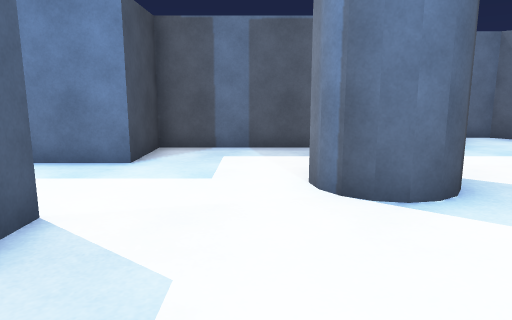
[1] (above)

24 first-person views from a walk through a 3-D level made in the Unity game engine. The camera is 1.2 m above the floor, tilts 10° down and sees 70° across. The floor is counted in squares, 1 m on a side. Each view is taken from the middle of a square. On the plan, view 1 faces up. The plan holds only what a view shows up to about 15 squares ahead; the rest is blank. The player is left out.

[2]
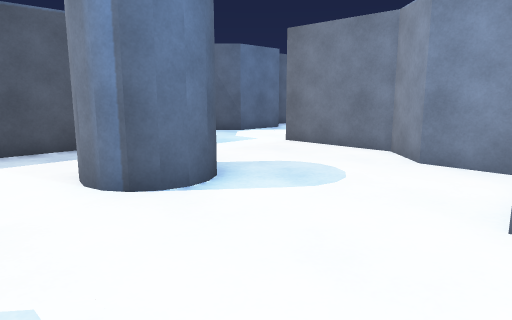

[3]
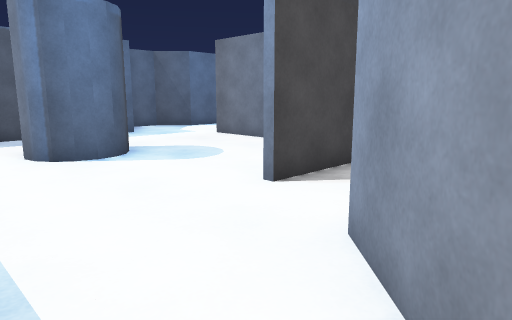

[4]
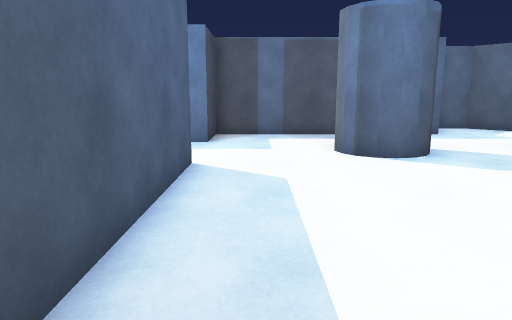

[5]
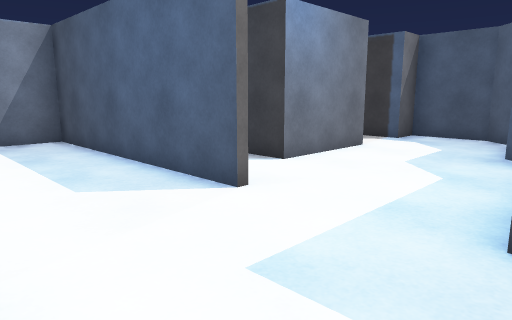

[6]
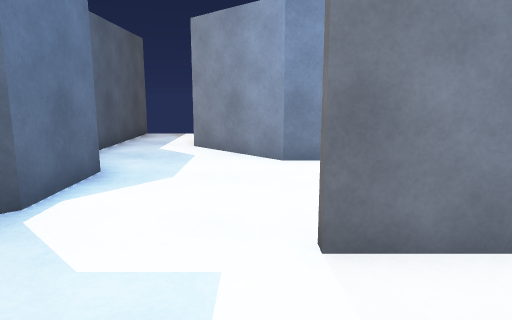

[7]
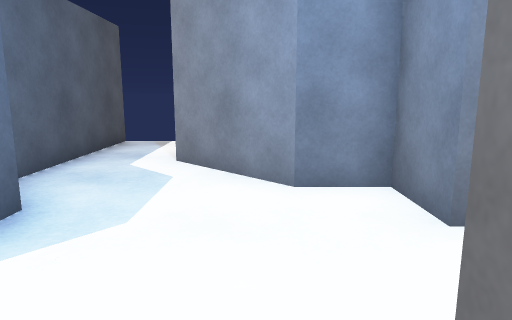

[8]
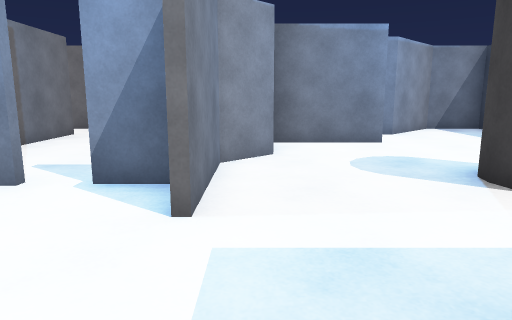

[9]
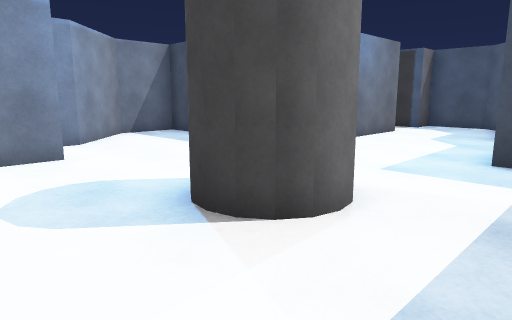

[10]
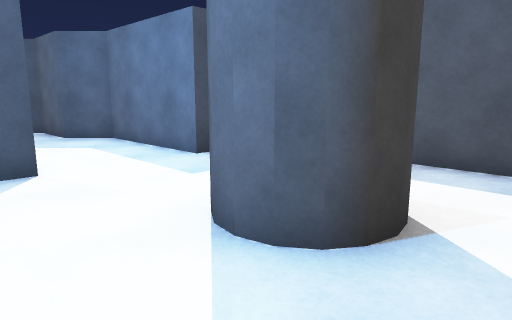

[11]
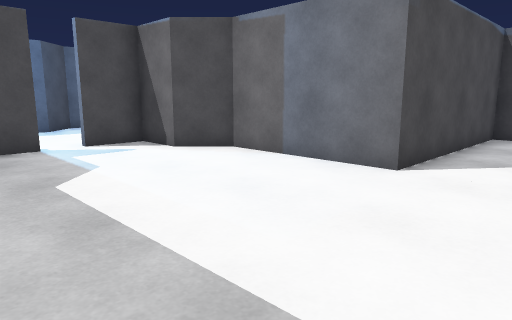

[12]
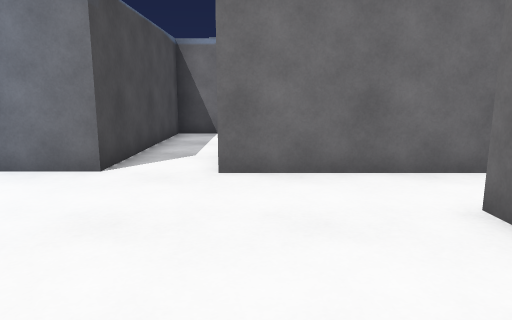

[13]
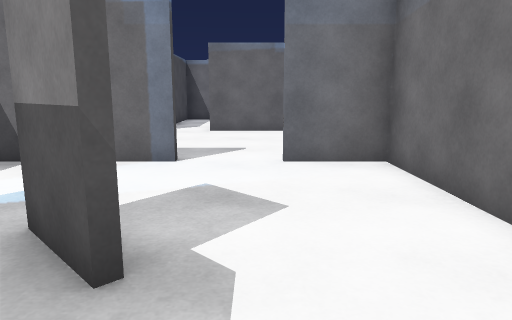

[14]
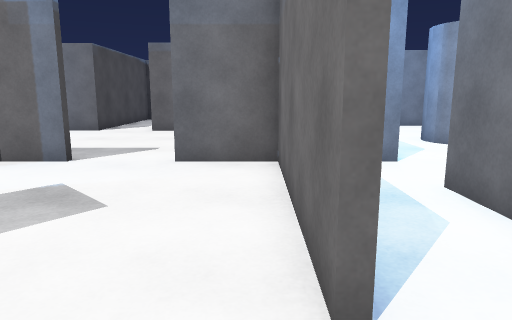

[15]
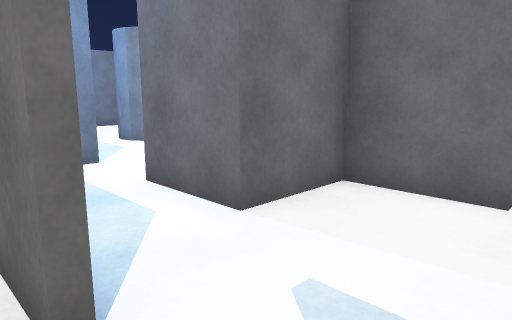

[16]
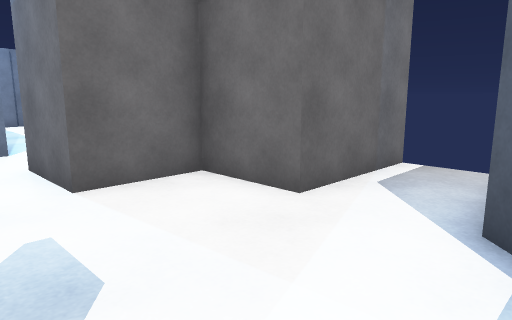

[17]
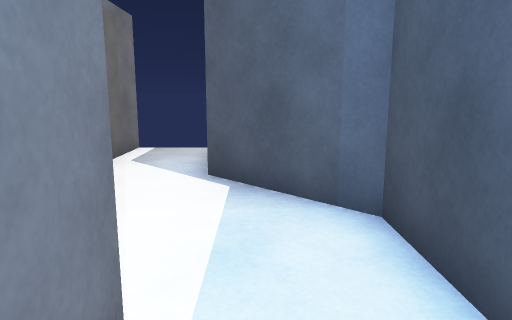

[18]
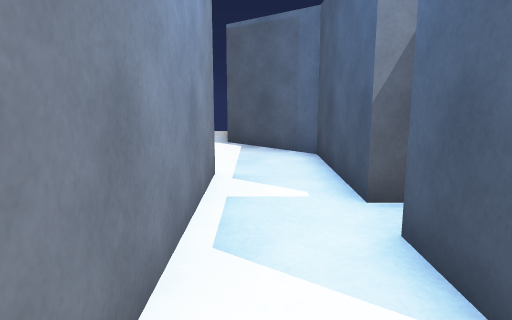

[19]
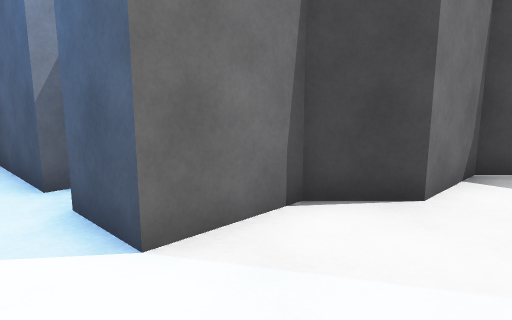

[20]
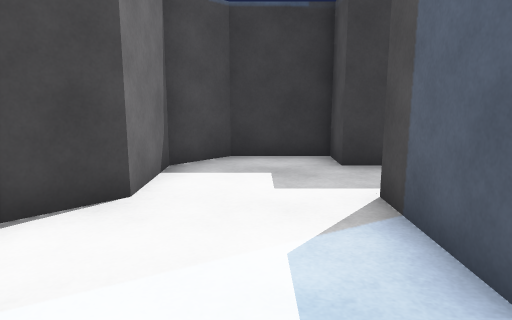

[21]
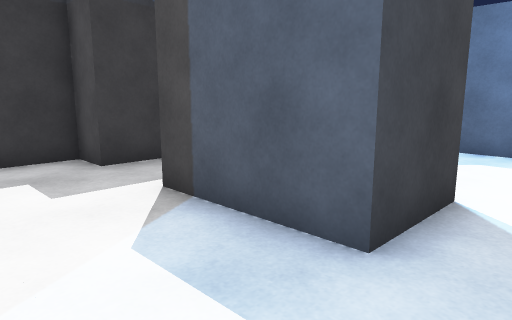

[22]
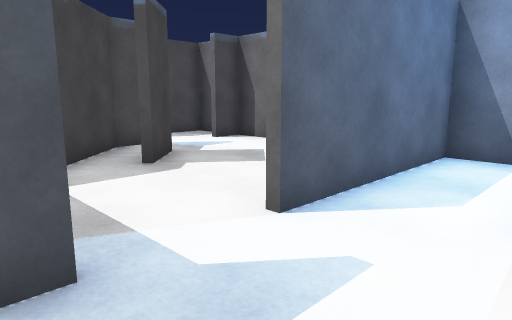

[23]
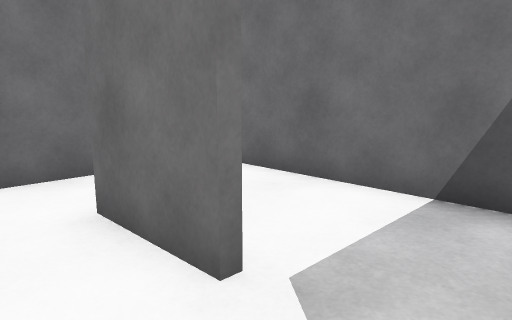

[24]
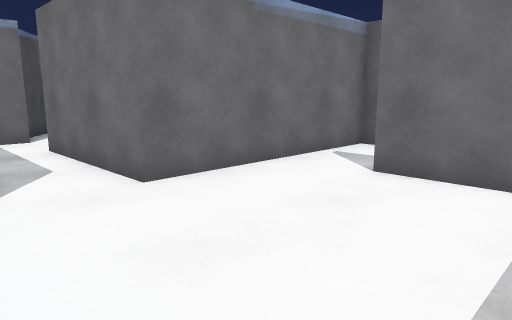

### Floor plan
Ten units are one square. View 1 is at (0, 0); x grows to the right and y downward. Boxes are objects, and circles mark ways between rooms. Rooms are numbered by the first view taken in them; rooms with no view inside come last. Other rooms are left out.
<svg viewBox="-108 -110 290 261">
<path fill="none" stroke="#000" d="M71 -52 82 -52M28 -48 23 -41M28 -52 26 -42 15 -40 9 -44M26 -44 21 -41M19 -60 24 -57M17 -40 12 -41M16 -60 23 -59M12 -59 22 -61 27 -54 27 -50M56 -10 56 -25 66 -35 66 -65M10 -43 7 -48M29 -85 14 -85M91 -52 107 -52 107 -65 128 -85M8 -46 7 -50 8 -55M26 -6 56 -6M-22 -35 -22 35 -4 35 17 14 20 14M158 -105 108 -105 98 -95 77 -95 67 -105 58 -105M-74 -25 -43 -25M14 -85 -22 -85 -22 -65 -63 -65 -73 -55 -93 -55 -103 -45 -103 -25 -93 -25M24 30 12 42M56 36 56 15 46 15M6 74 58 74M20 14 0 33M56 79 56 55M56 8 56 -5 26 -5M-24 76 -24 28M-48 60 -43 60 -43 95 -22 116M36 76 6 76M-3 146 -3 115 17 115 17 94 38 94M-43 35 -43 51M-43 -25 -43 -5 -74 -5M-93 -25 -93 -5 -103 -5 -103 15 -93 25 -73 25 -63 35 -43 35M116 65 116 35 159 35M76 64 98 64M84 -50 75 -50M177 24 177 15 116 15 116 -26 107 -35 107 -50 91 -50M66 94 96 94M96 94 116 94 116 65M56 96 56 79M58 76 36 76"/>
<circle cx="6" cy="-54" r="3" fill="#2a7"/>
<circle cx="30" cy="10" r="3" fill="#2a7"/>
<circle cx="80" cy="-50" r="3" fill="#2a7"/>
<circle cx="90" cy="-50" r="3" fill="#2a7"/>
<circle cx="-35" cy="-15" r="3" fill="#2a7"/>
<circle cx="-85" cy="-15" r="3" fill="#2a7"/>
<circle cx="-5" cy="70" r="3" fill="#2a7"/>
<circle cx="60" cy="45" r="3" fill="#2a7"/>
<circle cx="-35" cy="35" r="3" fill="#2a7"/>
<circle cx="25" cy="90" r="3" fill="#2a7"/>
<circle cx="70" cy="70" r="3" fill="#2a7"/>
<circle cx="105" cy="70" r="3" fill="#2a7"/>
<circle cx="85" cy="85" r="3" fill="#2a7"/>
<text x="50" y="-50">1</text>
<text x="-40" y="-50">2</text>
<text x="30" y="50">3</text>
<text x="-20" y="90">4</text>
<text x="-60" y="10">5</text>
<text x="100" y="10">6</text>
<text x="80" y="80">7</text>
<text x="100" y="80">8</text>
<text x="40" y="90">9</text>
</svg>
Room 1 opens to room 2. Room 1 opens to room 3. Room 1 opens to room 6. Room 2 opens to room 5. Room 3 opens to room 4. Room 3 opens to room 6. Room 4 opens to room 5. Room 4 opens to room 9. Room 6 opens to room 7. Room 6 opens to room 8. Room 7 opens to room 8.

Where each view was taken, in squares from view 1:
view 1: 0 up, 0 right, facing up
view 2: 0 up, 1 left, facing up-right
view 3: 3 down, 1 left, facing up-right
view 4: 3 down, 1 left, facing up
view 5: 7 up, 1 right, facing down-left
view 6: 7 up, 4 right, facing right
view 7: 7 up, 6 right, facing right
view 8: 10 up, 6 right, facing down
view 9: 8 up, 5 right, facing down-left
view 10: 2 up, 4 right, facing up-left
view 11: 4 down, 6 right, facing up-right
view 12: 4 down, 6 right, facing right
view 13: 5 down, 1 left, facing right
view 14: 7 down, 1 left, facing right
view 15: 7 down, 1 left, facing down-right
view 16: 8 down, 3 left, facing down-right
view 17: 6 down, 3 left, facing down
view 18: 2 down, 3 left, facing down
view 19: 1 down, 3 left, facing down-left
view 20: 1 down, 3 left, facing left
view 21: 2 down, 3 left, facing up-left
view 22: 10 down, 2 left, facing up-right
view 23: 5 down, 6 right, facing down-right
view 24: 1 down, 7 right, facing down-right
